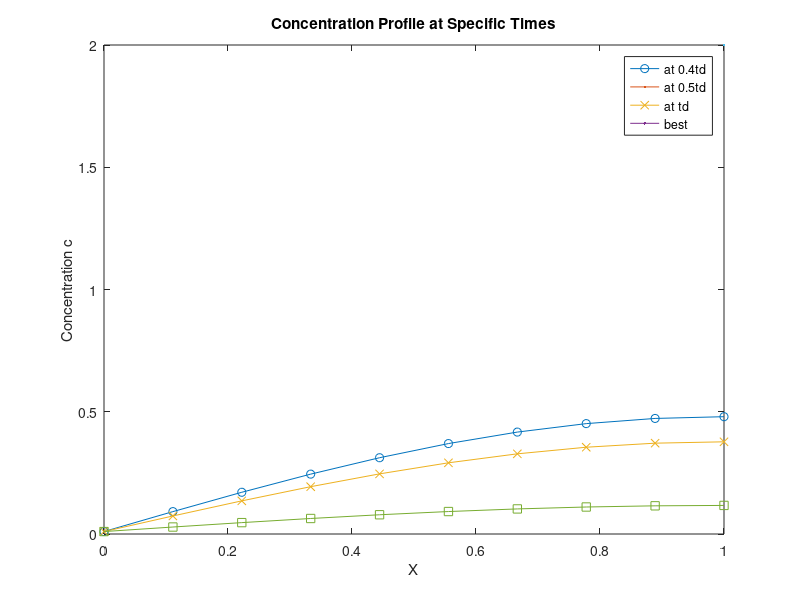

Recreate this plot in MATLAB.
clc;
clear all;


beta = 0.01;
co = 1;
c1 = beta;
b = 4 / pi;
Ds = 10^(-9); 
L = 10^(-4);
t = 10;

X = linspace(0, 1, 10);


T1 = .4;
T2 = .5 ;
T3 = 1;


c1_profile = zeros(1, length(X));
c2_profile = zeros(1, length(X));
c3_profile = zeros(1, length(X));


for m = 1:length(X)
    c1_profile(m) = beta + (1-beta)*b*sin(pi*X(m)/2)*exp(-pi^2*T1*0.25);
    c2_profile(m) = beta + (1-beta)*b*sin(pi*X(m)/2)*exp(-pi^2*T2*0.25);
    c3_profile(m) = beta + (1-beta)*b*sin(pi*X(m)/2)*exp(-pi^2*T3*0.25);
end


figure;
plot(X, c1_profile, '-o',LineWidth=2);
hold on;
plot(X, c2_profile, '-x',LineWidth=2);
hold on
plot(X, c3_profile, '-s',LineWidth=2 );
legend('at 0.4td','at 0.5td','at td',Location='best')
xlabel('X');
ylabel('Concentration c');
title('Concentration Profile at Specific Times');